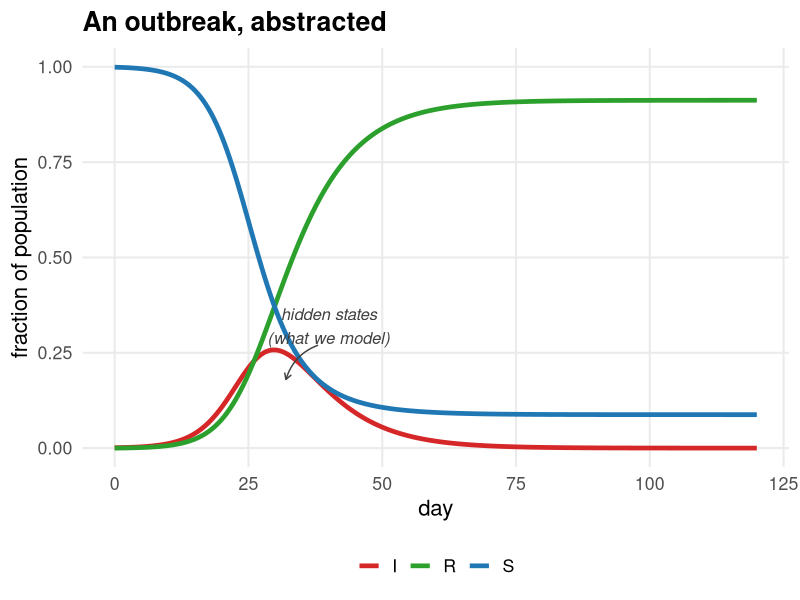
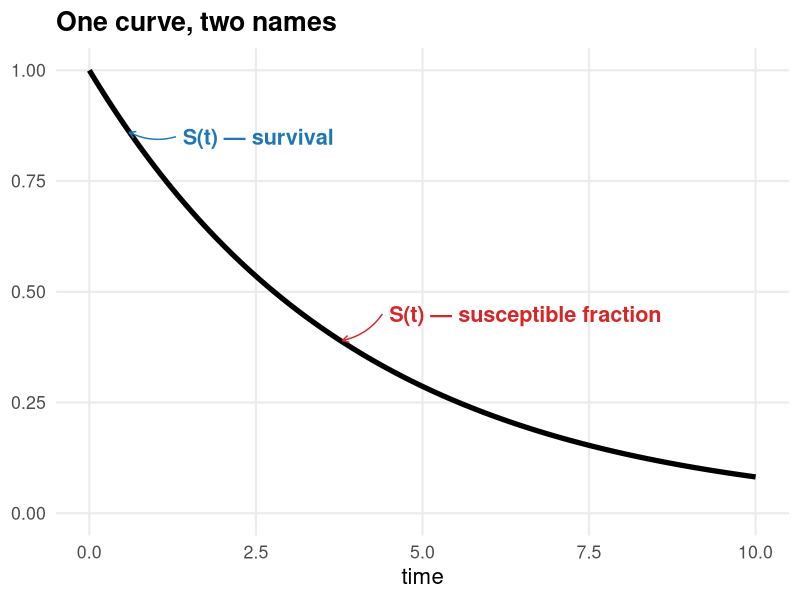
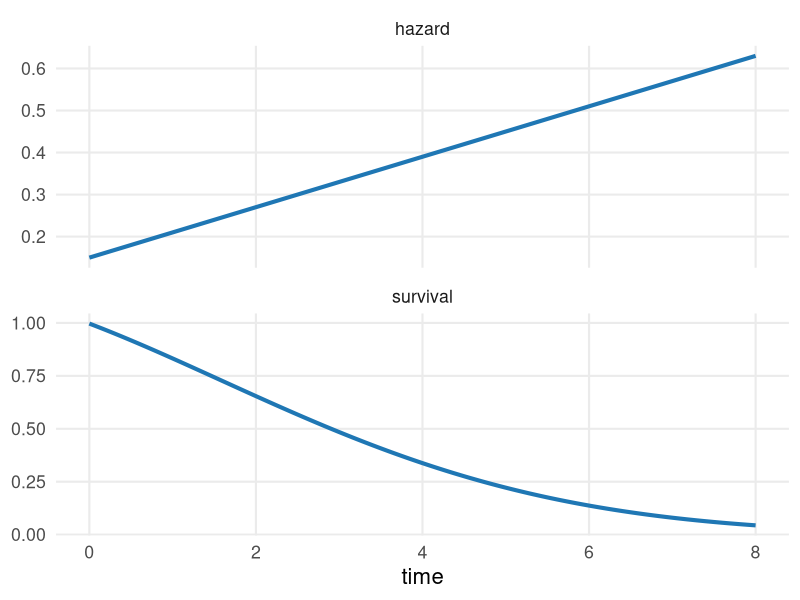
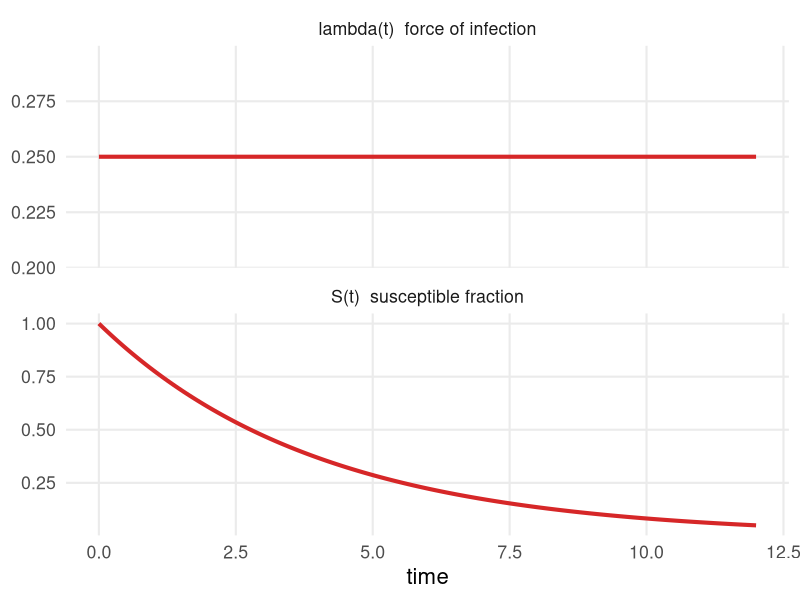
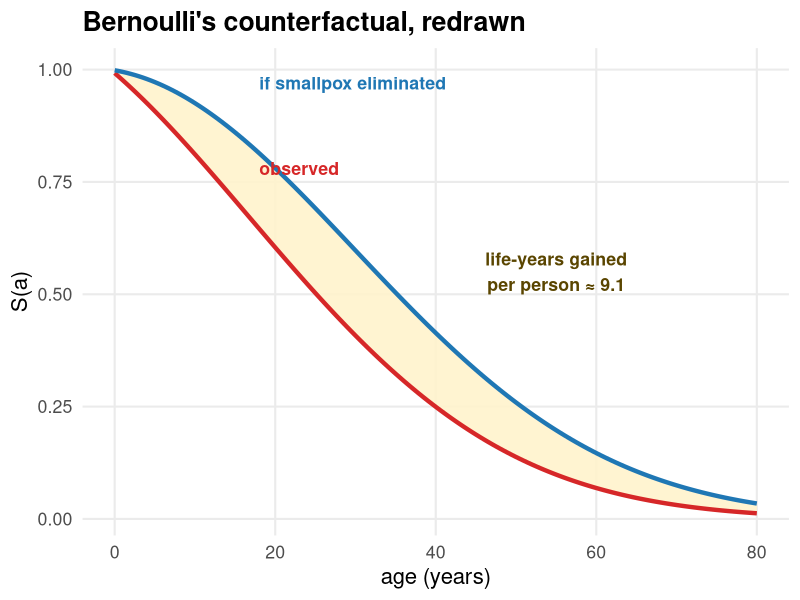
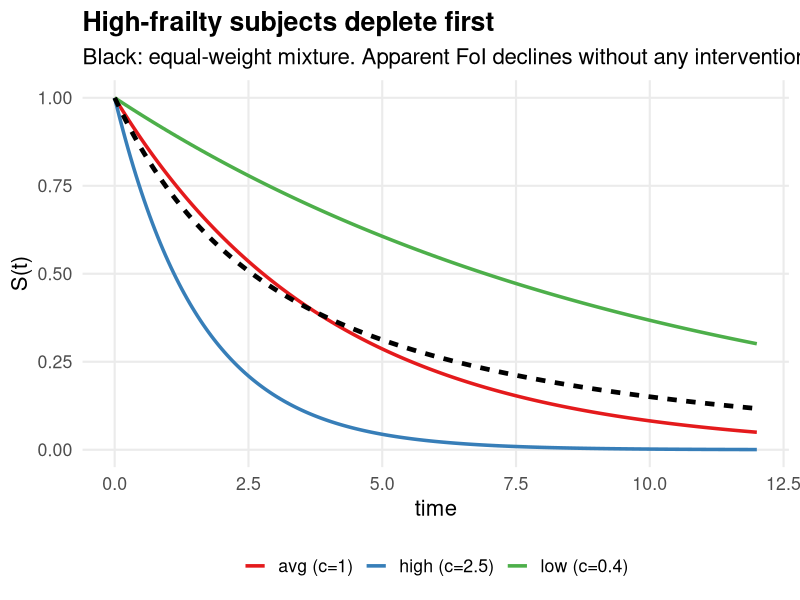
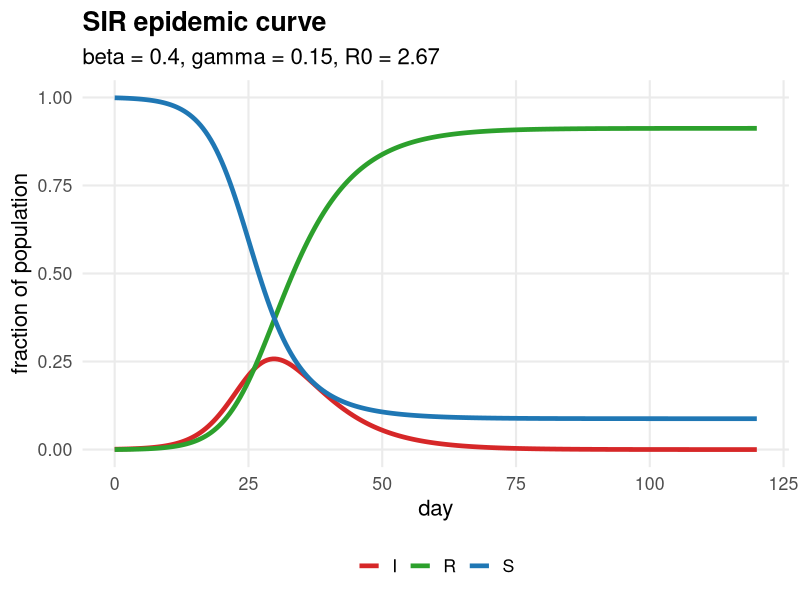
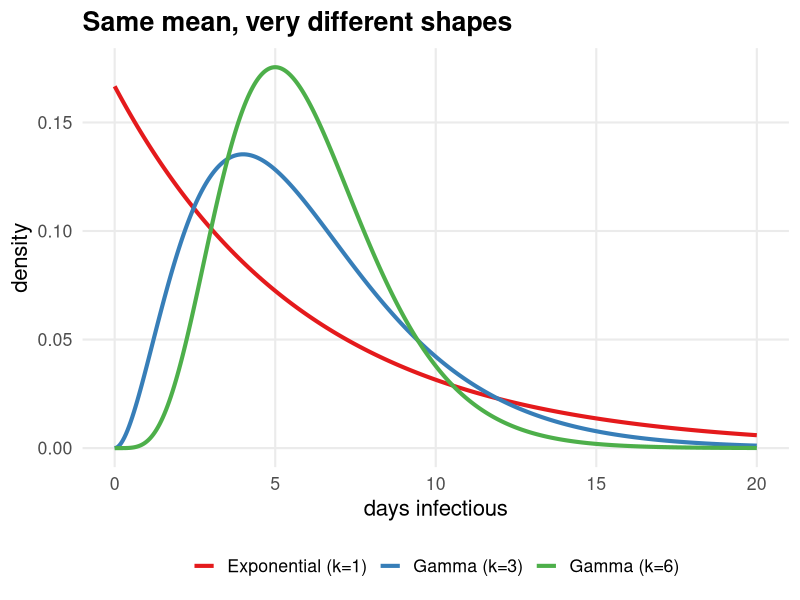

Reproduce these figures in R, in order.
## ---- chunk 1
#| include: false
suppressPackageStartupMessages({
  library(ggplot2)
  library(dplyr)
  library(tidyr)
  library(deSolve)
})
theme_set(theme_minimal(base_size = 16) +
  theme(panel.grid.minor = element_blank(),
        plot.title = element_text(face = "bold")))
pal <- c(S = "#1f77b4", E = "#9467bd", I = "#d62728", R = "#2ca02c", D = "#7f7f7f")
## ---- chunk 2
#| fig-height: 4.7
sir_intro <- function(t, y, p) {
  with(as.list(c(y, p)), {
    dS <- -beta * S * I / N
    dI <-  beta * S * I / N - gamma * I
    dR <-  gamma * I
    list(c(dS, dI, dR))
  })
}
out <- as.data.frame(ode(c(S = 0.999, I = 0.001, R = 0),
                         seq(0, 120, 0.5), sir_intro,
                         parms = c(beta = 0.4, gamma = 0.15, N = 1)))
out |>
  pivot_longer(-time, names_to = "state") |>
  ggplot(aes(time, value, colour = state)) +
  geom_line(linewidth = 1.6) +
  scale_colour_manual(values = pal) +
  annotate("text", x = 40, y = 0.32, label = "hidden states\n(what we model)",
           size = 4.2, fontface = "italic", colour = "grey25") +
  annotate("curve", x = 38, y = 0.27, xend = 32, yend = 0.18,
           arrow = arrow(length = unit(0.18, "cm")),
           curvature = 0.25, colour = "grey25") +
  labs(x = "day", y = "fraction of population",
       colour = NULL, title = "An outbreak, abstracted") +
  theme(legend.position = "bottom")
## ---- chunk 3
#| fig-height: 4.7
t <- seq(0, 10, by = 0.05)
df <- tibble(t, value = exp(-0.25 * t))
ggplot(df, aes(t, value)) +
  geom_line(linewidth = 1.8, colour = "black") +
  annotate("text", x = 1.4, y = 0.85,
           label = "S(t) — survival",
           hjust = 0, colour = "#1f77b4", size = 5.5, fontface = "bold") +
  annotate("curve", x = 1.3, y = 0.85, xend = 0.6, yend = 0.86,
           arrow = arrow(length = unit(0.18, "cm")),
           curvature = -0.2, colour = "#1f77b4") +
  annotate("text", x = 4.5, y = 0.45,
           label = "S(t) — susceptible fraction",
           hjust = 0, colour = "#d62728", size = 5.5, fontface = "bold") +
  annotate("curve", x = 4.4, y = 0.45, xend = 3.8, yend = 0.39,
           arrow = arrow(length = unit(0.18, "cm")),
           curvature = -0.2, colour = "#d62728") +
  scale_y_continuous(limits = c(0, 1)) +
  labs(x = "time", y = NULL,
       title = "One curve, two names")
## ---- chunk 4
#| fig-height: 4.7
t <- seq(0, 8, by = 0.02)
h <- 0.15 + 0.06 * t
H <- cumsum(h) * 0.02
S <- exp(-H)
df <- tibble(t, hazard = h, survival = S) |>
  pivot_longer(-t)
ggplot(df, aes(t, value)) +
  geom_line(linewidth = 1.4, colour = "#1f77b4") +
  facet_wrap(~name, ncol = 1, scales = "free_y") +
  labs(x = "time", y = NULL)
## ---- chunk 5
#| fig-height: 4.7
# constant force of infection lambda = 0.25
t <- seq(0, 12, 0.05)
S <- exp(-0.25 * t)
lambda <- rep(0.25, length(t))
df <- tibble(t, susceptible = S, lambda = lambda) |>
  pivot_longer(-t)
ggplot(df, aes(t, value)) +
  geom_line(linewidth = 1.4, colour = "#d62728") +
  facet_wrap(~name, ncol = 1, scales = "free_y",
             labeller = as_labeller(c(susceptible = "S(t)  susceptible fraction",
                                      lambda = "lambda(t)  force of infection"))) +
  labs(x = "time", y = NULL)
## ---- chunk 6
#| fig-height: 4.7
a <- seq(0, 80, 0.5)
lambda_sp <- 0.0125
mu       <- 0.003 + 0.0008 * a^1.05
S_obs   <- exp(-cumsum(lambda_sp + mu) * 0.5)
S_no_sp <- exp(-cumsum(mu) * 0.5)
gain <- round(sum(S_no_sp - S_obs) * 0.5, 1)  # area = years gained
df <- tibble(a, observed = S_obs, eliminated = S_no_sp)
ggplot(df, aes(a)) +
  geom_ribbon(aes(ymin = observed, ymax = eliminated),
              fill = "#fff2cc", alpha = 0.9) +
  geom_line(aes(y = observed),    colour = "#d62728", linewidth = 1.5) +
  geom_line(aes(y = eliminated),  colour = "#1f77b4", linewidth = 1.5) +
  annotate("text", x = 55, y = 0.55,
           label = paste0("life-years gained\nper person ≈ ", gain),
           colour = "#5a4500", size = 4.5, fontface = "bold") +
  annotate("text", x = 18, y = 0.97, label = "if smallpox eliminated",
           hjust = 0, colour = "#1f77b4", size = 4.5, fontface = "bold") +
  annotate("text", x = 18, y = 0.78, label = "observed",
           hjust = 0, colour = "#d62728", size = 4.5, fontface = "bold") +
  labs(x = "age (years)", y = "S(a)",
       title = "Bernoulli's counterfactual, redrawn")
## ---- chunk 7
#| fig-height: 4.7
set.seed(1)
t <- seq(0, 12, 0.05)
# population FoI = 0.25, but 3 sub-groups with multipliers
groups <- tibble(g = c("low (c=0.4)", "avg (c=1)", "high (c=2.5)"),
                 c = c(0.4, 1, 2.5))
df <- expand.grid(t = t, g = groups$g) |>
  left_join(groups, by = "g") |>
  mutate(S = exp(-0.25 * c * t))
pop_avg <- df |> group_by(t) |>
  summarise(S = mean(S), .groups = "drop") |> mutate(g = "population mean")
ggplot() +
  geom_line(data = df, aes(t, S, colour = g), linewidth = 1.2) +
  geom_line(data = pop_avg, aes(t, S), colour = "black", linewidth = 1.6, linetype = "22") +
  scale_colour_brewer(palette = "Set1") +
  labs(x = "time", y = "S(t)", colour = NULL,
       title = "High-frailty subjects deplete first",
       subtitle = "Black: equal-weight mixture. Apparent FoI declines without any intervention.") +
  theme(legend.position = "bottom")
## ---- chunk 8
#| fig-height: 4.7
sir <- function(t, y, p) {
  with(as.list(c(y, p)), {
    dS <- -beta * S * I / N
    dI <-  beta * S * I / N - gamma * I
    dR <-  gamma * I
    list(c(dS, dI, dR))
  })
}
N <- 1
y0 <- c(S = 0.999, I = 0.001, R = 0)
out <- as.data.frame(ode(y0, seq(0, 120, 0.5), sir,
                         parms = c(beta = 0.4, gamma = 0.15, N = N)))
out |>
  pivot_longer(-time, names_to = "state") |>
  ggplot(aes(time, value, colour = state)) +
  geom_line(linewidth = 1.6) +
  scale_colour_manual(values = pal) +
  labs(x = "day", y = "fraction of population",
       title = "SIR epidemic curve",
       subtitle = "beta = 0.4, gamma = 0.15, R0 = 2.67",
       colour = NULL) +
  theme(legend.position = "bottom")
## ---- chunk 9
#| fig-height: 4.7
t <- seq(0, 20, 0.05)
df <- bind_rows(
  tibble(t, density = dexp(t, rate = 1/6),     dist = "Exponential (k=1)"),
  tibble(t, density = dgamma(t, shape = 3, rate = 3/6), dist = "Gamma (k=3)"),
  tibble(t, density = dgamma(t, shape = 6, rate = 6/6), dist = "Gamma (k=6)")
)
ggplot(df, aes(t, density, colour = dist)) +
  geom_line(linewidth = 1.4) +
  scale_colour_brewer(palette = "Set1") +
  labs(x = "days infectious", y = "density", colour = NULL,
       title = "Same mean, very different shapes") +
  theme(legend.position = "bottom")
## ---- chunk 10
#| fig-height: 4.7
seir <- function(t, y, p) {
  with(as.list(c(y, p)), {
    dS <- -beta * S * I / N
    dE <-  beta * S * I / N - sigma * E
    dI <-  sigma * E - gamma * I
    dR <-  gamma * I
    list(c(dS, dE, dI, dR))
  })
}
N <- 1
y0 <- c(S = 0.999, E = 0, I = 0.001, R = 0)
out <- as.data.frame(ode(y0, seq(0, 150, 0.5), seir,
                         parms = c(beta = 0.5, sigma = 1/4, gamma = 1/7, N = N)))
out |>
  pivot_longer(-time, names_to = "state") |>
  ggplot(aes(time, value, colour = state)) +
  geom_line(linewidth = 1.6) +
  scale_colour_manual(values = pal) +
  labs(x = "day", y = "fraction", colour = NULL,
       title = "SEIR dynamics") +
  theme(legend.position = "bottom")
## ---- chunk 11
#| fig-height: 4.7
set.seed(7)
N <- 1000; p <- 0.0025
sim <- function() {
  S <- N - 1; I <- 1
  out <- tibble(gen = 0, S = S, I = I)
  for (g in 1:25) {
    new <- rbinom(1, S, 1 - (1 - p)^I)
    S <- S - new; I <- new
    out <- bind_rows(out, tibble(gen = g, S = S, I = I))
    if (I == 0) break
  }
  out
}
runs <- bind_rows(lapply(1:30, function(i) sim() |> mutate(rep = i)))
ggplot(runs, aes(gen, I, group = rep)) +
  geom_line(alpha = 0.35, colour = "#d62728") +
  labs(x = "generation", y = "new infections",
       title = "30 stochastic Reed-Frost runs")
## ---- chunk 12
#| fig-height: 4.7
tau <- seq(0, 14, 0.05)
S_I <- 1 - pgamma(tau, shape = 6, rate = 6/7)   # mean ~7d
beta_tau <- 0.35 * dgamma(tau, shape = 4, rate = 1.2) /
  max(dgamma(tau, shape = 4, rate = 1.2))
df <- tibble(tau, infectiousness = beta_tau, survival = S_I,
             product = beta_tau * S_I) |>
  pivot_longer(-tau)
ggplot(df, aes(tau, value, colour = name)) +
  geom_line(linewidth = 1.4) +
  scale_colour_brewer(palette = "Set1") +
  labs(x = "time since infection (days)", y = NULL, colour = NULL,
       title = "R0 = integral of beta(tau) * S_I(tau)") +
  theme(legend.position = "bottom")
## ---- chunk 13
#| fig-height: 4.7
out <- as.data.frame(ode(c(S = 0.999, I = 0.001, R = 0),
                         seq(0, 120, 0.5), sir,
                         parms = c(beta = 0.4, gamma = 0.15, N = 1)))
out$Rt <- (0.4/0.15) * out$S
ggplot(out, aes(time, Rt)) +
  geom_hline(yintercept = 1, linetype = "22") +
  geom_line(linewidth = 1.6, colour = "#9467bd") +
  labs(x = "day", y = expression(R[t]),
       title = "Rt declines with susceptible depletion")
## ---- chunk 14
#| fig-height: 4.7
R0_grid <- seq(1.01, 6, 0.02)
final_size <- function(R0) {
  f <- function(s) s - exp(-R0 * (1 - s))
  uniroot(f, c(1e-8, 1 - 1e-8))$root
}
df <- tibble(
  R0 = R0_grid,
  `attack rate (1 - s_inf)` = 1 - sapply(R0_grid, final_size),
  `herd immunity threshold` = 1 - 1 / R0_grid
) |> pivot_longer(-R0)
ggplot(df, aes(R0, value, colour = name)) +
  geom_line(linewidth = 1.6) +
  scale_colour_manual(values = c(`attack rate (1 - s_inf)` = "#d62728",
                                 `herd immunity threshold` = "#1f77b4")) +
  scale_y_continuous(limits = c(0, 1), labels = scales::percent) +
  labs(x = expression(R[0]), y = NULL, colour = NULL,
       title = "Two consequences of R0",
       subtitle = "Attack rate (red) overshoots the herd-immunity threshold (blue)") +
  theme(legend.position = "bottom")
## ---- chunk 15
#| fig-height: 4.7
tau <- seq(0, 14, 0.05)
df <- tibble(
  tau,
  density = dgamma(tau, shape = 4, rate = 4/5.2)
)
ggplot(df, aes(tau, density)) +
  geom_area(fill = "#f1c1c1", colour = "#d62728", linewidth = 1.3) +
  labs(x = "days between infections", y = "density",
       title = "Generation interval g(tau)",
       subtitle = "Gamma-shaped, mean ~5 days (illustrative)")
## ---- chunk 16
#| fig-height: 4.7
set.seed(9)
n <- 5000
inc_or <- rgamma(n, shape = 4, rate = 4/4)   # infector incubation
inc_ee <- rgamma(n, shape = 4, rate = 4/4)   # infectee incubation
GI <- rgamma(n, shape = 4, rate = 4/5.2)
SI <- GI + (inc_ee - inc_or)
df <- bind_rows(
  tibble(value = GI, kind = "Generation interval"),
  tibble(value = SI, kind = "Serial interval")
)
ggplot(df, aes(value, fill = kind, colour = kind)) +
  geom_density(alpha = 0.35, linewidth = 1.2) +
  geom_vline(xintercept = 0, linetype = "22") +
  scale_fill_manual(values  = c("Generation interval" = "#d62728",
                                "Serial interval"    = "#1f77b4")) +
  scale_colour_manual(values = c("Generation interval" = "#d62728",
                                 "Serial interval"    = "#1f77b4")) +
  labs(x = "days", y = "density", fill = NULL, colour = NULL,
       title = "Same mean, fatter tails — and SI can be negative") +
  theme(legend.position = "bottom")
## ---- chunk 17
#| fig-height: 4.7
r_grid <- seq(0, 0.35, 0.005)
# Gamma GI: mean = 5.2, sd = 2.6 → shape=4, scale=1.3
alpha <- 4; beta <- 1.3
R0 <- (1 + beta * r_grid)^alpha
df <- tibble(r = r_grid, R0 = R0)
ggplot(df, aes(r, R0)) +
  geom_line(linewidth = 1.6, colour = "#9467bd") +
  geom_hline(yintercept = 1, linetype = "22") +
  annotate("text", x = 0.27, y = 8,
           label = "R0 = (1 + beta * r)^alpha\nGamma GI, mean 5.2 d",
           hjust = 1, size = 4.2, fontface = "italic") +
  labs(x = "exponential growth rate r (per day)", y = expression(widehat(R)[0]),
       title = "Growth rate to R0, via the GI Laplace transform")
## ---- chunk 18
#| fig-height: 5.0
set.seed(2)
days <- 0:60
peak <- 28
mu <- 350 * dnorm(days, peak, 9) / max(dnorm(days, peak, 9))
deaths <- rpois(length(days), pmax(mu, 0.5))
# Stylised Rt: rises above 2, drops rapidly to ~0.7 around peak
Rt <- 2.4 / (1 + exp(0.25 * (days - 22)))   # smooth fall
Rt <- pmax(Rt, 0.6)
df_d <- tibble(day = days, value = deaths, panel = "weekly deaths")
df_r <- tibble(day = days, value = Rt,     panel = "R_t")
df <- bind_rows(df_d, df_r) |>
  mutate(panel = factor(panel, levels = c("weekly deaths", "R_t")))
ggplot(df, aes(day, value)) +
  geom_col(data = subset(df, panel == "weekly deaths"),
           fill = "#d62728", alpha = 0.85) +
  geom_hline(data = subset(df, panel == "R_t"),
             aes(yintercept = 1), linetype = "22", colour = "grey40") +
  geom_line(data = subset(df, panel == "R_t"),
            colour = "#9467bd", linewidth = 1.6) +
  facet_wrap(~panel, ncol = 1, scales = "free_y") +
  labs(x = "days since first death (illustrative)", y = NULL,
       title = "Stylised 1918 Philadelphia wave")
## ---- chunk 19
#| fig-height: 4.7
df <- tibble(
  company = c("Southwark & Vauxhall\n(contaminated)",
              "Lambeth\n(clean source)"),
  houses  = c(40046, 26107),
  deaths  = c(1263, 98),
  rate    = deaths / houses * 10000
)
ggplot(df, aes(reorder(company, rate), rate, fill = company)) +
  geom_col(width = 0.6, show.legend = FALSE) +
  geom_text(aes(label = sprintf("%.0f / 10k", rate)),
            hjust = -0.1, size = 5, fontface = "bold") +
  scale_fill_manual(values = c("#1f77b4", "#d62728")) +
  coord_flip(clip = "off") +
  expand_limits(y = max(df$rate) * 1.25) +
  labs(x = NULL, y = "cholera deaths per 10,000 houses",
       title = "Snow's natural experiment, 1854") +
  theme(plot.margin = margin(5, 60, 5, 5))
## ---- chunk 20
#| fig-height: 4.7
set.seed(11)
n <- 12
df <- tibble(
  case = factor(seq_len(n)),
  EL = runif(n, -3, -1), ER = EL + runif(n, 0.5, 2),
  OL = ER + runif(n, 1.5, 6), OR = OL + runif(n, 0.3, 1.5)
)
ggplot(df) +
  geom_segment(aes(x = EL, xend = ER, y = case, yend = case),
               colour = "#1f77b4", linewidth = 3, lineend = "round") +
  geom_segment(aes(x = OL, xend = OR, y = case, yend = case),
               colour = "#d62728", linewidth = 3, lineend = "round") +
  labs(x = "days", y = "case",
       title = "Exposure (blue) and onset (red) intervals",
       subtitle = "Both endpoints censored")
## ---- chunk 21
#| fig-height: 4.7
set.seed(3)
days <- 0:80
mu <- 160 * dnorm(days, 50, 9) / max(dnorm(days, 50, 9))
true_inc <- rpois(length(days), pmax(mu, 0.4))
delay_pmf <- dgamma(0:30, shape = 2, rate = 0.4)
delay_pmf <- delay_pmf / sum(delay_pmf)
today <- 70
reported <- rep(0, length(days))
for (d in seq_along(days)) {
  for (k in 0:30) {
    if (days[d] + k <= today)
      reported[d] <- reported[d] + true_inc[d] * delay_pmf[k+1]
  }
}
df <- tibble(day = days, true = true_inc, reported = reported)
ggplot(df, aes(day)) +
  geom_col(aes(y = true), fill = NA, colour = "#1f77b4", linewidth = 0.4) +
  geom_col(aes(y = reported), fill = "#d62728", alpha = 0.85) +
  geom_vline(xintercept = today, linetype = "22") +
  annotate("text", x = today + 0.5, y = max(true_inc) * 0.95,
           label = "← today", hjust = 0, size = 5, fontface = "bold") +
  annotate("text", x = 8, y = max(true_inc) * 0.6,
           label = "true (outline)", colour = "#1f77b4",
           hjust = 0, size = 4.5, fontface = "bold") +
  annotate("text", x = 8, y = max(true_inc) * 0.45,
           label = "what we see today (filled)", colour = "#d62728",
           hjust = 0, size = 4.5, fontface = "bold") +
  labs(x = "day", y = "cases",
       title = "Right-truncated incidence")
## ---- chunk 22
#| fig-height: 4.7
set.seed(4)
days <- 0:60
true_Rt <- 1.2 + 0.4 * sin(days / 8)
naive_Rt <- true_Rt
naive_Rt[55:61] <- naive_Rt[55:61] - seq(0.05, 0.7, length.out = 7)
df <- tibble(day = days, true = true_Rt, `naive (right-truncated)` = naive_Rt) |>
  pivot_longer(-day)
ggplot(df, aes(day, value, colour = name)) +
  geom_hline(yintercept = 1, linetype = "22") +
  geom_line(linewidth = 1.5) +
  scale_colour_manual(values = c(true = "#1f77b4",
                                 `naive (right-truncated)` = "#d62728")) +
  labs(x = "day", y = expression(R[t]), colour = NULL,
       title = "Why the latest Rt looks too low") +
  theme(legend.position = "bottom")
## ---- chunk 23
#| fig-height: 4.7
# Stylised serosurvey: 4 sampling times, R0 ~ 2, single SIR wave
out <- as.data.frame(ode(c(S = 0.999, I = 0.001, R = 0),
                         seq(0, 80, 0.5), sir,
                         parms = c(beta = 0.45, gamma = 0.18, N = 1)))
out$cum_inc <- 1 - out$S
sample_t <- c(10, 20, 30, 40)
set.seed(5)
samp <- tibble(t = sample_t,
               true = approx(out$time, out$cum_inc, sample_t)$y) |>
  mutate(observed = pmin(1, pmax(0, true + rnorm(n(), 0, 0.015))))
ggplot() +
  geom_line(data = out, aes(time, cum_inc),
            colour = "#1f77b4", linewidth = 1.4) +
  geom_point(data = samp, aes(t, observed),
             size = 5, colour = "#d62728") +
  geom_errorbar(data = samp,
                aes(x = t, ymin = pmax(0, observed - 0.03),
                    ymax = pmin(1, observed + 0.03)),
                width = 1, colour = "#d62728", linewidth = 0.8) +
  scale_y_continuous(labels = scales::percent) +
  labs(x = "day", y = "cumulative incidence / seroprevalence",
       title = "Cross-sectional serosurveys",
       subtitle = "Blue: true 1 - S(t). Red: noisy survey estimates.")
## ---- chunk 24
#| fig-height: 4.7
set.seed(13)
y <- seq(0, 8, 0.02)
f_neg <- dnorm(y, mean = 1.8, sd = 0.5)
f_pos <- dnorm(y, mean = 5.5, sd = 0.9)
pi_t <- 0.35
mix <- (1 - pi_t) * f_neg + pi_t * f_pos
df <- tibble(y, seronegative = (1 - pi_t) * f_neg,
             seropositive = pi_t * f_pos,
             mixture = mix) |>
  pivot_longer(-y)
ggplot(df, aes(y, value, colour = name, linetype = name)) +
  geom_line(linewidth = 1.4) +
  geom_vline(xintercept = log(5), linetype = "22", colour = "grey40") +
  annotate("text", x = log(5) + 0.05, y = max(mix) * 0.95,
           label = "LoD = ln(5)", hjust = 0, size = 4) +
  scale_colour_manual(values = c(seronegative = "#1f77b4",
                                 seropositive = "#d62728",
                                 mixture = "black")) +
  scale_linetype_manual(values = c(seronegative = "solid",
                                   seropositive = "solid",
                                   mixture = "22")) +
  labs(x = "log antibody titer (IU/mL)", y = "density",
       colour = NULL, linetype = NULL,
       title = "Two-component mixture, left-censored at LoD") +
  theme(legend.position = "bottom")
## ---- chunk 25
#| fig-height: 4.7
t <- seq(0, 200, 1)
# True VE wanes from 0.9 to 0.3 over 6 months
true_VE <- 0.3 + 0.6 * exp(-t / 90)
# Naive VE biased downward by frailty depletion (high-risk infect first)
naive_VE <- true_VE - 0.1 * (1 - exp(-t / 60))
df <- tibble(t, true = true_VE, `naive (frailty-biased)` = naive_VE) |>
  pivot_longer(-t)
ggplot(df, aes(t, value, colour = name)) +
  geom_line(linewidth = 1.5) +
  scale_colour_manual(values = c(true = "#1f77b4",
                                 `naive (frailty-biased)` = "#d62728")) +
  scale_y_continuous(limits = c(0, 1), labels = scales::percent) +
  labs(x = "days since vaccination", y = "VE(t)", colour = NULL,
       title = "Apparent VE drops faster than true VE",
       subtitle = "Selection of susceptibles + waning, combined") +
  theme(legend.position = "bottom")
## ---- chunk 26
#| fig-height: 4.7
set.seed(8)
weeks <- 1:60
baseline <- 1000 + 20 * sin(2 * pi * weeks / 52)
epi_signal <- 700 * dnorm(weeks, 35, 5) / max(dnorm(weeks, 35, 5))
observed <- baseline + epi_signal + rnorm(length(weeks), 0, 25)
df <- tibble(week = weeks, baseline, observed)
ggplot(df, aes(week)) +
  geom_ribbon(aes(ymin = baseline, ymax = observed),
              fill = "#fff2cc", alpha = 0.9) +
  geom_line(aes(y = observed), colour = "#d62728", linewidth = 1.4) +
  geom_line(aes(y = baseline), colour = "#1f77b4", linewidth = 1.4,
            linetype = "22") +
  annotate("text", x = 35, y = 1500, label = "excess",
           colour = "#5a4500", size = 5, fontface = "bold") +
  labs(x = "week", y = "weekly deaths",
       title = "Excess mortality = area between curves",
       subtitle = "Blue dashed: expected baseline. Red: observed.")
